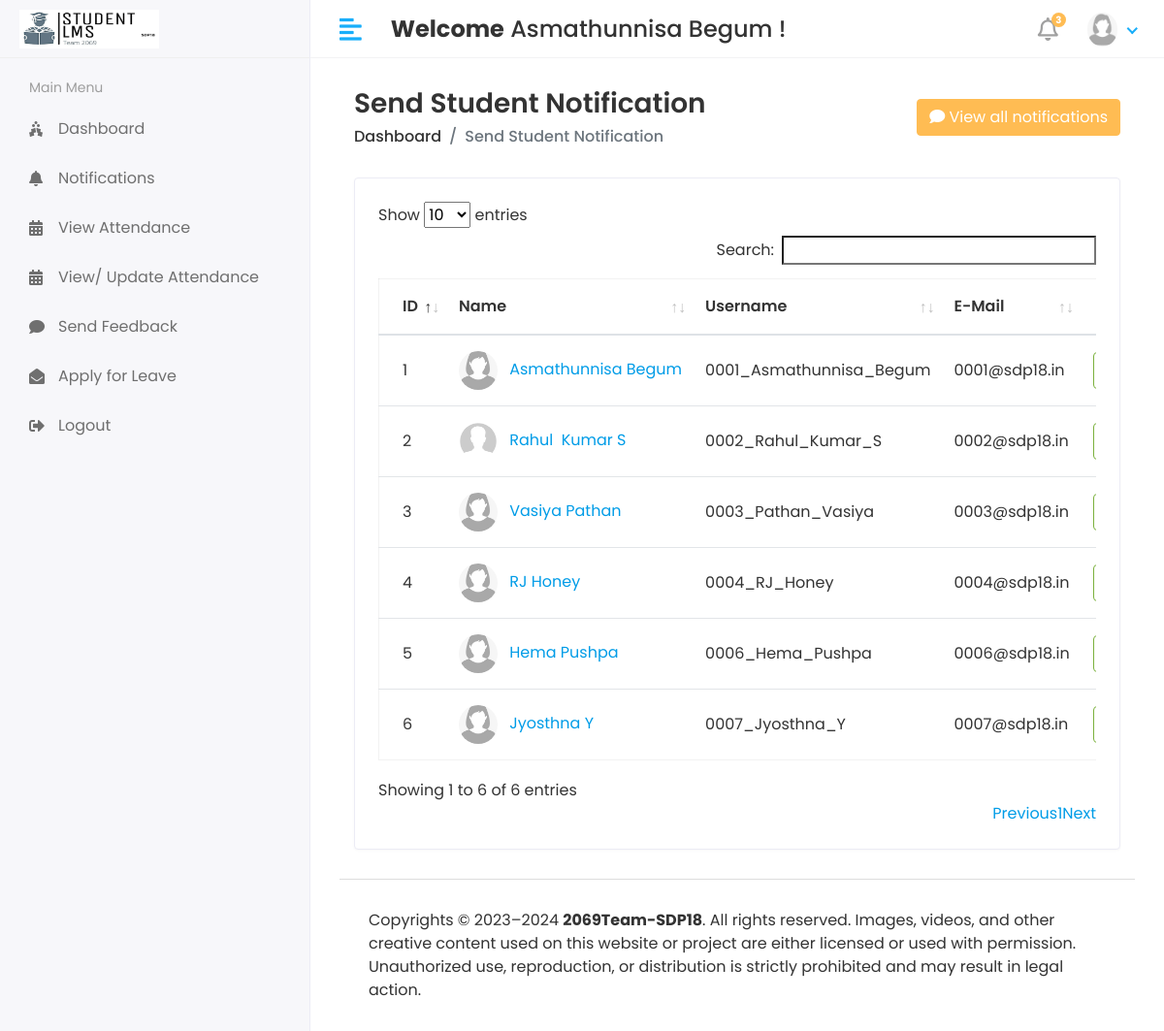
The page /HOD/Student/Send_Notification (signed in) on the database its author committed.
### app/models.py (models this page shows, shortened)
class CustomUser(AbstractUser):
    USER_CHOICES = (
        (1, 'HOD'),
        (2, 'STAFF'),
        (3, 'STUDENT'),
    )
    user_type = models.CharField(choices=USER_CHOICES, max_length=50, default=1)
    profile_pic = models.ImageField(upload_to='media/profile_pics')
    class Meta:
        db_table = 'custom_user_table'

class Student(models.Model):
    admin = models.OneToOneField(CustomUser, on_delete=models.CASCADE)
    address = models.TextField()
    gender = models.CharField(max_length=100)
    program_id = models.ForeignKey(Program, on_delete=models.DO_NOTHING)
    session_year_id = models.ForeignKey(Session_Year, on_delete=models.DO_NOTHING)
    created_at = models.DateTimeField(auto_now_add=True)
    updated_at = models.DateTimeField(auto_now_add=True)
    class Meta:
        db_table = 'student_table'

### Studentlearningmanagementsystem/HOD_views.py (the view)
# urls.py: path('HOD/Student/Send_Notification', HOD_views.STUDENT_SEND_NOTIFICATIONS, name = 'student_send_notifications'),
@login_required(login_url='/')
def STUDENT_SEND_NOTIFICATIONS(request):
    student = Student.objects.all()
    see_notifications = Student_Notifications.objects.all().order_by('-id')[0:5]
    context = {
        'student' : student,
        'see_notifications': see_notifications,
    }
    return render(request, 'Hod/student_notifications.html', context)

### templates/HOD/student_notifications.html (shortened to what this page needs)
{% extends 'base.html' %}
{% block content %}
<div class="content container-fluid">
    <div class="page-header">
       <div class="row align-items-center">
          <div class="col">
             <h3 class="page-title">Send Student Notification</h3>
             <ul class="breadcrumb">
                <li class="breadcrumb-item"><a href="{% url 'HOD_home' %}">Dashboard</a></li>
                <li class="breadcrumb-item active">Send Student Notification</li>
             </ul>
          </div>
          <div class="col-auto text-right float-right ml-auto">
            <button type="button" class="btn btn-primary" data-toggle="modal" data-target="#example"><i class="fas fa-comment"></i>
                View all notifications
              </button>
          </div>
       </div>
    </div>
    <div class="row">
       <div class="col-sm-12">
          <div class="card card-table">
             <div class="card-body">
                <div class="table-responsive">
                  <table id='table_id' class="table table-hover table-center mb-0">
                     <thead>
                         <tr>
                             <th>ID</th>
                             <th>Name</th>
                             <th>Username</th>
                             <th>E-Mail</th>
                             <th class="text-right">Action</th>
                         </tr>
                     </thead>
                     <tbody>
                         {% for i in student %}
                         <tr>
                             <td>{{i.id}}</td>
                             <td>
                                 <div class="table-avatar">
                                     <a href="student-details.html" class="avatar avatar-sm mr-2"><img
                                             class="avatar-img rounded-circle"
                                             src="/{{i.admin.profile_pic}}" alt="User Image"></a>
                                     <a href="student-details.html">{{i.admin.first_name}}&nbsp;{{i.admin.last_name}}</a>
                                 </div>
                             </td>
                             <td>{{i.admin.username}}</td>
                             <td>{{i.admin.email}}</td>
                             <td class="text-right">
                              <button class="btn btn-outline-success" data-toggle="modal" data-target="#sendnotification-{{forloop.counter}}"> Send Notification </button>
                             </td>
                         </tr>
                         {% endfor %}
                     </tbody>
                   </table>
                </div>
             </div>
          </div>
       </div>
    </div>
 </div>
{% endblock %}

### templates/includes/header.html (shortened to what this page needs)
{% load static %}
<div class="header">
    <div class="header-left">
       <a href="index.html" class="logo">
       <img src="{% static 'assets/img/logo3.jpg' %}" alt="Logo">
       </a>
    </div>
    <a href="javascript:void(0);" id="toggle_btn">
    <i class="fas fa-align-left"></i>
    </a>
    <div class="top-nav-search mt-3">
      <h4><strong>Welcome</strong>&nbsp;<span>{{user.first_name}} {{ user.last_name }}&nbsp;!</span></h4>
    </div>
    <ul class="nav user-menu">
       <li class="nav-item dropdown noti-dropdown">
          <a href="#" class="dropdown-toggle nav-link" data-toggle="dropdown">
          <i class="far fa-bell"></i> <span class="badge badge-pill">3</span>
          </a>
       </li>
       <li class="nav-item dropdown has-arrow">
          <a href="#" class="dropdown-toggle nav-link" data-toggle="dropdown">
            {% if user.profile_pic == "" %}
            <img class="rounded-circle" src="{% static '/assets/img/noimg.jpg' %}" width="31" alt="{{user.username}}">
            {% else %}
          <span class="user-img"><img class="rounded-circle" src="/{{ user.profile_pic }}" width="31" alt="{{user.username}}"></span>
          {% endif %}
         </a>
       </li>
    </ul>
 </div>

### static/assets/css/style.css (style rules this page uses)
html { height: 100%; }
body { background-color: #fff; color: #333; font-family: 'Poppins', sans-serif; font-size: 1rem; height: 100%; line-height: 1.5; overflow-x: hidden; }
h1, h2, h3, h4, h5, h6 { font-family: 'Poppins', sans-serif; margin-top: 0; }
a { color: #009ce7; }
input, button, a { transition: all 0.4s ease; -moz-transition: all 0.4s ease; -o-transition: all 0.4s ease; -ms-transition: all 0.4s ease; -webkit-transition: all 0.4s ease; }
input, input:focus, button, button:focus { outline: none; }
ul, ol { padding: 0px; list-style: none; }
.table { color: #333; max-width: 100%; margin-bottom: 0; width: 100%; }
.table.dataTable { border-collapse: collapse !important; border: 1px solid rgba(0, 0, 0, 0.05); }
.table thead tr th { font-weight: 600; }
.table tbody tr { border-bottom: 1px solid rgba(0, 0, 0, 0.05); }
.table.table-center td, .table.table-center th { vertical-align: middle; }
.card-table .card-body .table > thead > tr > th { border-top: 0; }
.card-table .card-body .table tr td:first-child, .card-table .card-body .table tr th:first-child { padding-left: 1.5rem; }
.card-table .card-body .table tr td:last-child, .card-table .card-body .table tr th:last-child { padding-right: 1.5rem; }
.card-table .table td, .card-table .table th { border-top: 1px solid #e2e5e8; padding: 1rem 0.75rem; white-space: nowrap; }
.btn-primary { background-color: #FFBC53; border: 1px solid #FFBC53; }
.btn-outline-success { color: #7bb13c; border-color: #7bb13c; }
.card { border: 1px solid #ececf5; box-shadow: 0 1px 3px 0 rgba(0, 0, 0, 0.03); margin-bottom: 1.875rem; }
.card-body { padding: 1.5rem; }
.avatar { position: relative; display: inline-block; width: 3rem; height: 3rem }
.avatar > img { width: 100%; height: 100%; -o-object-fit: cover; object-fit: cover; }
.avatar-sm { width: 2.5rem; height: 2.5rem; }
.header { background-color: #fff; border-bottom: 1px solid #f3f3f4; left: 0; position: fixed; right: 0; top: 0; z-index: 1001; height: 60px; }
.header .header-left { float: left; height: 60px; padding: 0 20px; position: relative; width: 320px; z-index: 1; transition: all 0.2s ease-in-out; background-color: #f7f7fa; border-bottom: 1px solid #efefef; border-right: 1px solid #ececf5; display: flex; align-items: center; }
.header .header-left .logo { display: inline-block; line-height: 60px; }
.header .header-left .logo img { max-height: 40px; width: auto; }
.header .dropdown-toggle:after { display: none; }
.header .has-arrow .dropdown-toggle:after { border-top: 0; border-left: 0; border-bottom: 2px solid #18aefa; border-right: 2px solid #18aefa; content: ''; height: 8px; display: inline-block; pointer-events: none; -webkit-transform-origin: 66% 66%; -ms-transform-origin: 66% 66%; transform-origin: 66% 66%; -webkit-transform: rotate(45deg); -ms-transform: rotate(45deg); transform: rotate(45deg); -webkit-transition: all 0.15s ease-in-out; transition: all 0.15s ease-in-out; width: 8px; vertical-align: 0px; }
.user-menu { float: right; margin: 0; position: relative; z-index: 99; padding-right: 15px; }
.user-menu.nav > li > a { color: #a0a0a0; font-size: 14px; line-height: 58px; padding: 0 15px; height: 60px; }
.user-img { margin-right: 3px; position: relative; }
.top-nav-search { float: left; margin-left: 15px; }
.page-header { margin-bottom: 1.875rem; }
.page-header .breadcrumb { background-color: transparent; color: #6c757d; font-size: 1rem; font-weight: 500; margin-bottom: 0; padding: 0; }
.page-header .breadcrumb a { color: #333; }
.page-title { font-size: 28px; font-weight: 600; color: #333; margin-bottom: 5px; }
.user-menu.nav > li > a .badge { background-color: #FFBC53; display: block; font-size: 10px; font-weight: bold; height: 15px; width: 15px; position: absolute; right: 7px; top: 13px; color: #fff; padding: 3px; }
.user-menu.nav > li > a > i { font-size: 1.5rem; line-height: 60px; }
@media (min-width: 992px) { #toggle_btn { align-items: center; color: #18aefa; display: inline-flex; float: left; font-size: 26px; height: 60px; justify-content: center; margin-left: 15px; padding: 0 15px; } }

### rows shown on the page
CustomUser: first_name "Asmathunnisa", last_name "Begum", profile_pic (picture)
Student: id "1", admin.profile_pic (picture), admin.first_name "Asmathunnisa", admin.last_name "Begum", admin.username "0001_Asmathunnisa_Begum", admin.email "0001@sdp18.in"
Student: id "2", admin.profile_pic (picture), admin.first_name "Rahul", admin.last_name "Kumar S", admin.username "0002_Rahul_Kumar_S", admin.email "0002@sdp18.in"
Student: id "3", admin.profile_pic (picture), admin.first_name "Vasiya", admin.last_name "Pathan", admin.username "0003_Pathan_Vasiya", admin.email "0003@sdp18.in"
Student: id "4", admin.profile_pic (picture), admin.first_name "RJ", admin.last_name "Honey", admin.username "0004_RJ_Honey", admin.email "0004@sdp18.in"
Student: id "5", admin.profile_pic (picture), admin.first_name "Hema", admin.last_name "Pushpa", admin.username "0006_Hema_Pushpa", admin.email "0006@sdp18.in"
Student: id "6", admin.profile_pic (picture), admin.first_name "Jyosthna", admin.last_name "Y", admin.username "0007_Jyosthna_Y", admin.email "0007@sdp18.in"
